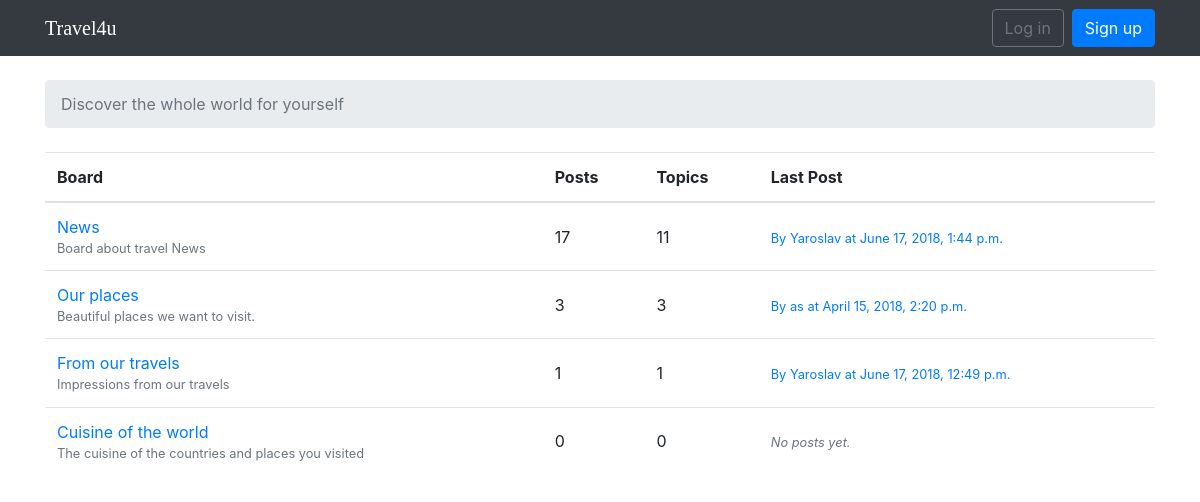
The page / on the database its author committed.
### forum/models.py (models this page shows, shortened)
class Board(models.Model):
    name = models.CharField(max_length=30, unique=True)
    description = models.CharField(max_length=100)
    def get_posts_count(self):
        return Post.objects.filter(topic__board=self).count()
    def get_last_post(self):
        return Post.objects.filter(topic__board=self).order_by('-created_at').first()

class Post(models.Model):
    message = models.TextField(max_length=4000)
    topic = models.ForeignKey(Topic, on_delete = models.CASCADE, related_name='posts')
    created_at = models.DateTimeField(auto_now_add=True)
    updated_at = models.DateTimeField(null=True)
    created_by = models.ForeignKey(User, on_delete = models.CASCADE, related_name='posts')
    updated_by = models.ForeignKey(User, on_delete = models.CASCADE, null=True, related_name='+')

### forum/views.py (the view)
# urls.py: url(r'^$', views.home, name='home'),
def home(request):
    boards = Board.objects.all()
    return render(request, 'home.html', {'boards': boards})

### templates/home.html
{% extends 'base.html' %}
{% block breadcrumb %}
  <li class="breadcrumb-item active">Discover the whole world for yourself</li>
{% endblock %}
{% block content %}
  <table class="table">
    <thead class="thead-inverse">
      <tr>
        <th>Board</th>
        <th>Posts</th>
        <th>Topics</th>
        <th>Last Post</th>
      </tr>
    </thead>
    <tbody>
      {% for board in boards %}
        <tr>
          <td>
            <a href="{% url 'board_topics' board.pk %}">{{ board.name }}</a>
            <small class="text-muted d-block">{{ board.description }}</small>
          </td>
          <td class="align-middle">
            {{ board.get_posts_count }}
          </td>
          <td class="align-middle">
            {{ board.topics.count }}
          </td>
          <td class="align-middle">
            {% with post=board.get_last_post %}
              {% if post %}
                <small>
                  <a href="{% url 'topic_posts' board.pk post.topic.pk %}">
                    By {{ post.created_by.username }} at {{ post.created_at }}
                  </a>
                </small>
              {% else %}
                <small class="text-muted">
                  <em>No posts yet.</em>
                </small>
              {% endif %}
            {% endwith %}
          </td>
        </tr>
      {% endfor %}
    </tbody>
  </table>
{% endblock %}

### rows shown on the page
Board: name "News", description "Board about travel News", get_posts_count "17", topics.count "11", get_last_post.created_by.username "Yaroslav", get_last_post.created_at "June 17, 2018, 1:44 p.m."
Board: name "Our places", description "Beautiful places we want to visit.", get_posts_count "3", topics.count "3", get_last_post.created_by.username "as", get_last_post.created_at "April 15, 2018, 2:20 p.m."
Board: name "From our travels", description "Impressions from our travels", get_posts_count "1", topics.count "1", get_last_post.created_by.username "Yaroslav", get_last_post.created_at "June 17, 2018, 12:49 p.m."
Board: name "Сuisine of the world", description "The cuisine of the countries and places you visited", get_posts_count "0", topics.count "0", shows "No posts yet."
